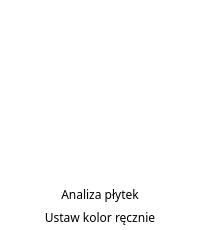
       <widget class="QFrame" name="frame">
        <property name="styleSheet">
         <string notr="true">QFrame {
background: transparent;
}</string>
        </property>
        <property name="frameShape">
         <enum>QFrame::StyledPanel</enum>
        </property>
        <property name="frameShadow">
         <enum>QFrame::Raised</enum>
        </property>
        <layout class="QVBoxLayout" name="verticalLayout_3">
         <property name="leftMargin">
          <number>0</number>
         </property>
         <property name="topMargin">
          <number>0</number>
         </property>
         <property name="rightMargin">
          <number>0</number>
         </property>
         <property name="bottomMargin">
          <number>0</number>
         </property>
         <item>
          <widget class="QFrame" name="frame_4">
           <property name="frameShape">
            <enum>QFrame::StyledPanel</enum>
           </property>
           <property name="frameShadow">
            <enum>QFrame::Raised</enum>
           </property>
           <layout class="QVBoxLayout" name="verticalLayout_4">
            <property name="spacing">
             <number>0</number>
            </property>
            <property name="leftMargin">
             <number>0</number>
            </property>
            <property name="topMargin">
             <number>0</number>
            </property>
            <property name="rightMargin">
             <number>0</number>
            </property>
            <property name="bottomMargin">
             <number>0</number>
            </property>
            <item>
             <widget class="QFrame" name="frame_6">
              <property name="minimumSize">
               <size>
                <width>140</width>
                <height>181</height>
               </size>
              </property>
              <property name="maximumSize">
               <size>
                <width>140</width>
                <height>181</height>
               </size>
              </property>
              <property name="styleSheet">
               <string notr="true">QFrame {
background: transparent;
}</string>
              </property>
              <property name="frameShape">
               <enum>QFrame::StyledPanel</enum>
              </property>
              <property name="frameShadow">
               <enum>QFrame::Raised</enum>
              </property>
              <layout class="QVBoxLayout" name="verticalLayout_7">
               <property name="spacing">
                <number>0</number>
               </property>
               <property name="leftMargin">
                <number>0</number>
               </property>
               <property name="topMargin">
                <number>0</number>
               </property>
               <property name="rightMargin">
                <number>0</number>
               </property>
               <property name="bottomMargin">
                <number>0</number>
               </property>
               <item alignment="Qt::AlignTop">
                <widget class="QLabel" name="label_4">
                 <property name="maximumSize">
                  <size>
                   <width>152</width>
                   <height>179</height>
                  </size>
                 </property>
                 <property name="frameShape">
                  <enum>QFrame::NoFrame</enum>
                 </property>
                 <property name="frameShadow">
                  <enum>QFrame::Raised</enum>
                 </property>
                 <property name="lineWidth">
                  <number>2</number>
                 </property>
                 <property name="midLineWidth">
                  <number>0</number>
                 </property>
                 <property name="text">
                  <string/>
                 </property>
                 <property name="pixmap">
                  <pixmap resource="Zasoby.qrc">:/Open/Icons/Ico_transparentAGH.png</pixmap>
                 </property>
                 <property name="scaledContents">
                  <bool>true</bool>
                 </property>
                 <property name="alignment">
                  <set>Qt::AlignCenter</set>
                 </property>
                </widget>
               </item>
              </layout>
             </widget>
            </item>
            <item alignment="Qt::AlignVCenter">
             <widget class="QFrame" name="frame_5">
              <property name="styleSheet">
               <string notr="true">QPushButton {
border-radius: 5px;
background-color: rgba(255, 255, 255, 170);
}
QPushButton:hover {
background-color: rgba(154, 154, 154, 100);
}
QPushButton:pressed{
background-color: rgba(140, 140, 140, 100);
border: 1px solid  rgba(140, 140, 140, 200);
}</string>
              </property>
              <property name="frameShape">
               <enum>QFrame::StyledPanel</enum>
              </property>
              <property name="frameShadow">
               <enum>QFrame::Raised</enum>
              </property>
              <layout class="QVBoxLayout" name="verticalLayout_6">
               <property name="spacing">
                <number>3</number>
               </property>
               <property name="leftMargin">
                <number>0</number>
               </property>
               <property name="topMargin">
                <number>0</number>
               </property>
               <property name="rightMargin">
                <number>0</number>
               </property>
               <property name="bottomMargin">
                <number>0</number>
               </property>
               <item>
                <widget class="QPushButton" name="pushButton_analyze_page">
                 <property name="minimumSize">
                  <size>
                   <width>75</width>
                   <height>20</height>
                  </size>
                 </property>
                 <property name="font">
                  <font>
                   <family>Century Gothic</family>
                  </font>
                 </property>
                 <property name="text">
                  <string>Analiza płytek</string>
                 </property>
                </widget>
               </item>
               <item>
                <widget class="QPushButton" name="pushButton_set_col_page">
                 <property name="minimumSize">
                  <size>
                   <width>75</width>
                   <height>20</height>
                  </size>
                 </property>
                 <property name="font">
                  <font>
                   <family>Century Gothic</family>
                  </font>
                 </property>
                 <property name="text">
                  <string>Ustaw kolor ręcznie</string>
                 </property>
                </widget>
               </item>
              </layout>
             </widget>
            </item>
           </layout>
          </widget>
         </item>
        </layout>
       </widget>
